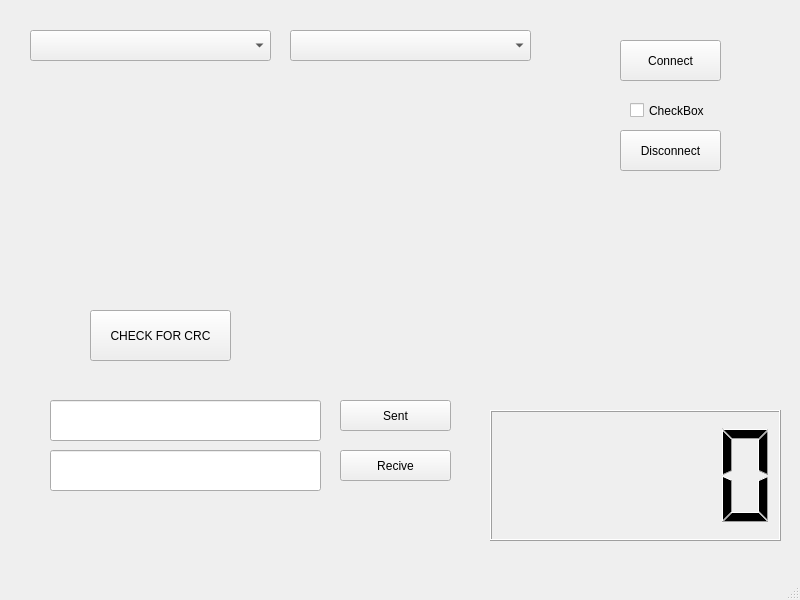
<?xml version="1.0" encoding="UTF-8"?>
<ui version="4.0">
 <class>MainWindow</class>
 <widget class="QMainWindow" name="MainWindow">
  <property name="geometry">
   <rect>
    <x>0</x>
    <y>0</y>
    <width>800</width>
    <height>600</height>
   </rect>
  </property>
  <property name="windowTitle">
   <string>MainWindow</string>
  </property>
  <property name="dockOptions">
   <set>QMainWindow::AllowTabbedDocks</set>
  </property>
  <widget class="QWidget" name="centralwidget">
   <widget class="QLCDNumber" name="lcdNumber">
    <property name="geometry">
     <rect>
      <x>490</x>
      <y>410</y>
      <width>291</width>
      <height>131</height>
     </rect>
    </property>
    <property name="intValue" stdset="0">
     <number>0</number>
    </property>
   </widget>
   <widget class="QComboBox" name="ports">
    <property name="geometry">
     <rect>
      <x>30</x>
      <y>30</y>
      <width>241</width>
      <height>31</height>
     </rect>
    </property>
   </widget>
   <widget class="QComboBox" name="bandRateUi">
    <property name="geometry">
     <rect>
      <x>290</x>
      <y>30</y>
      <width>241</width>
      <height>31</height>
     </rect>
    </property>
   </widget>
   <widget class="QPushButton" name="SentButton">
    <property name="geometry">
     <rect>
      <x>340</x>
      <y>400</y>
      <width>111</width>
      <height>31</height>
     </rect>
    </property>
    <property name="text">
     <string>Sent</string>
    </property>
    <property name="icon">
     <iconset theme="application-x-executable"/>
    </property>
   </widget>
   <widget class="QPushButton" name="ReciveButton">
    <property name="geometry">
     <rect>
      <x>340</x>
      <y>450</y>
      <width>111</width>
      <height>31</height>
     </rect>
    </property>
    <property name="text">
     <string>Recive</string>
    </property>
    <property name="icon">
     <iconset theme="application-x-executable"/>
    </property>
   </widget>
   <widget class="QPushButton" name="Connect">
    <property name="geometry">
     <rect>
      <x>620</x>
      <y>40</y>
      <width>101</width>
      <height>41</height>
     </rect>
    </property>
    <property name="text">
     <string>Connect</string>
    </property>
   </widget>
   <widget class="QCheckBox" name="check">
    <property name="geometry">
     <rect>
      <x>630</x>
      <y>100</y>
      <width>91</width>
      <height>21</height>
     </rect>
    </property>
    <property name="text">
     <string>CheckBox</string>
    </property>
   </widget>
   <widget class="QPushButton" name="Disconnect">
    <property name="geometry">
     <rect>
      <x>620</x>
      <y>130</y>
      <width>101</width>
      <height>41</height>
     </rect>
    </property>
    <property name="text">
     <string>Disconnect</string>
    </property>
   </widget>
   <widget class="QLineEdit" name="lineEdit">
    <property name="geometry">
     <rect>
      <x>50</x>
      <y>400</y>
      <width>271</width>
      <height>41</height>
     </rect>
    </property>
   </widget>
   <widget class="QLineEdit" name="lineEdit_2">
    <property name="geometry">
     <rect>
      <x>50</x>
      <y>450</y>
      <width>271</width>
      <height>41</height>
     </rect>
    </property>
   </widget>
   <widget class="QPushButton" name="Check">
    <property name="geometry">
     <rect>
      <x>90</x>
      <y>310</y>
      <width>141</width>
      <height>51</height>
     </rect>
    </property>
    <property name="text">
     <string>CHECK FOR CRC</string>
    </property>
   </widget>
  </widget>
  <widget class="QMenuBar" name="menubar">
   <property name="geometry">
    <rect>
     <x>0</x>
     <y>0</y>
     <width>800</width>
     <height>21</height>
    </rect>
   </property>
  </widget>
  <widget class="QStatusBar" name="statusbar"/>
 </widget>
 <resources/>
 <connections/>
</ui>
